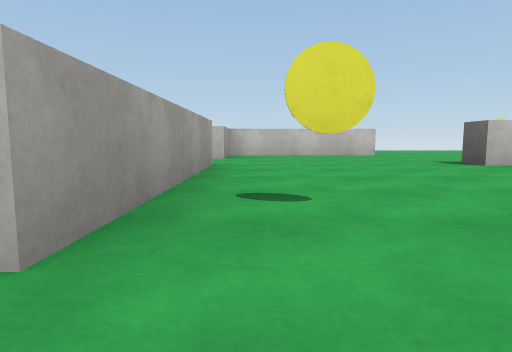
[1] (above)

14 first-person views from a walk through a Unity game level. The camera is 0.64 m above the floor, tilts 6° down and sees 75° across. The floor is counted in squares, 2 m on a side. Each view is taken from the middle of a square. On the plan, view 1 faces up. The plan holds only what a view shows up to about 9 squares ahead; the rest is blank. The player is left out. Surface patterns are stand-ins for the level's own textures.

[2]
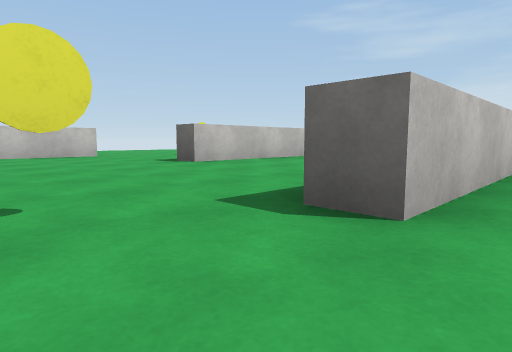

[3]
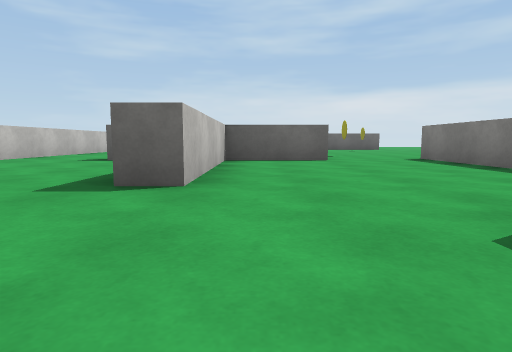

[4]
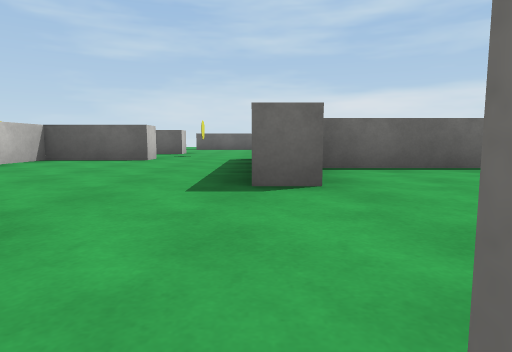

[5]
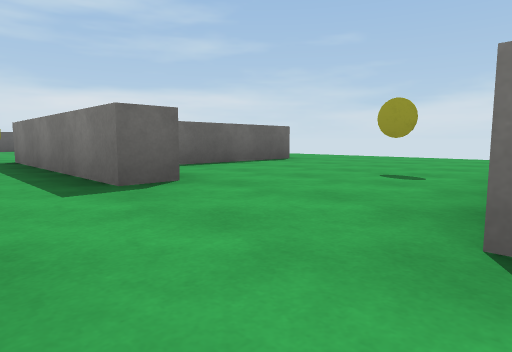

[6]
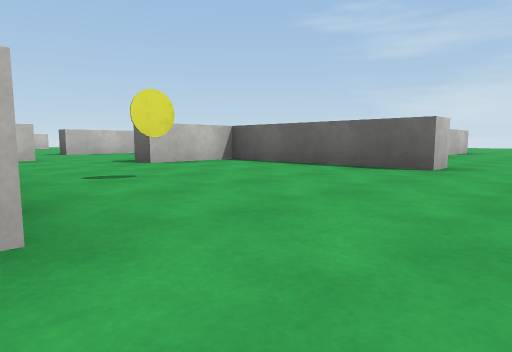

[7]
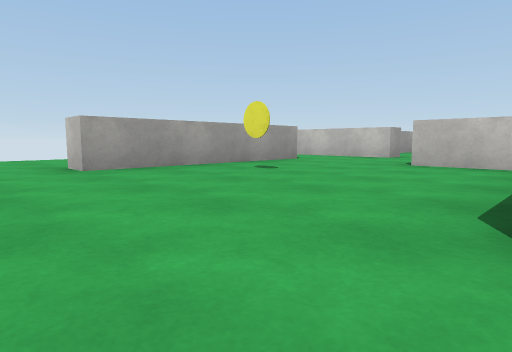

[8]
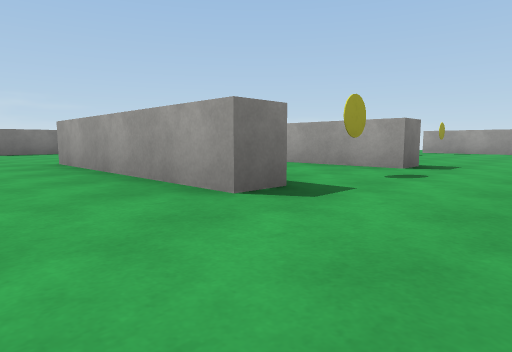

[9]
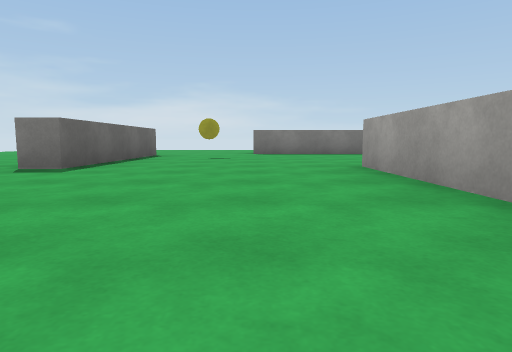

[10]
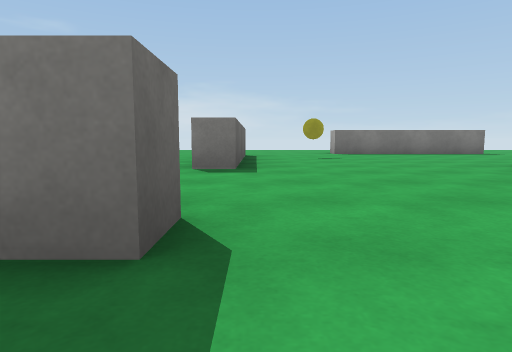

[11]
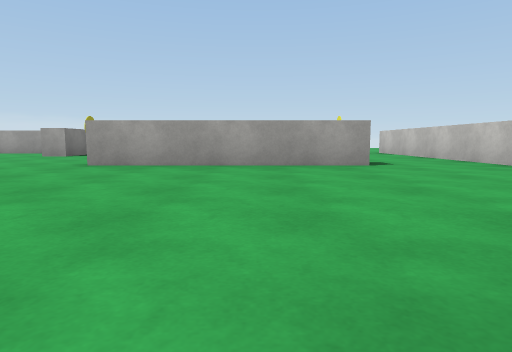

[12]
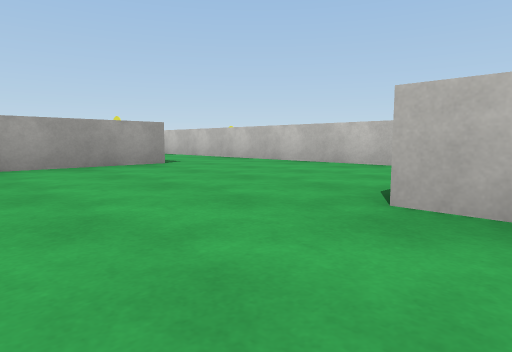

[13]
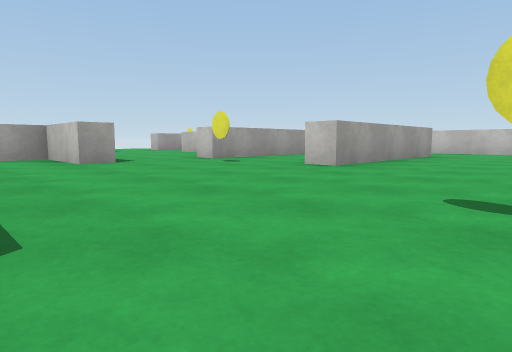

[14]
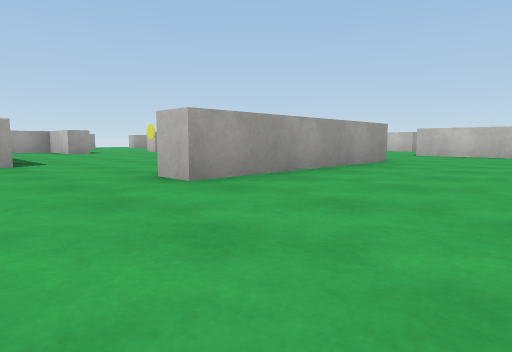

### Floor plan
Key: @ floor where view 1 was taken; # wall or solid block; . floor; C yellow coin; O other object.
Columns run from 2 left of view 1 to 14 right of it. Each row starts with its distance up from view 1.
  9      ...
  8  ####...
  7  #.....
  6  ......O
  5  ....########
  4  #...........
  3  #............
  2  #C....#C#....##
  1  #..####.#......
  0  .@....#.#......
 -1 ###....#.#...#..
 -2  .......C....#...
 -3  ...####....C#...
 -4  #...#.......#...
 -5  #C..#..####.....
 -6  #...#...........
 -7  ..........
 -8  ......

Positions as (right, up) in squares from view 1, and headings:
1: (0, 0), facing up
2: (0, 0), facing up-right
3: (-1, 0), facing right
4: (-1, -3), facing right
5: (-1, -2), facing down-right
6: (-1, -8), facing up-right
7: (3, -8), facing up-left
8: (9, 4), facing down-left
9: (9, 3), facing down
10: (11, 3), facing down
11: (12, 1), facing left
12: (12, 0), facing up-left
13: (10, -5), facing up-left
14: (14, -6), facing up-left
